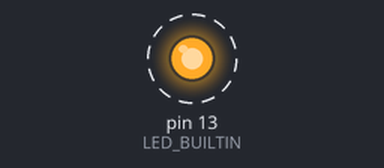
A sketch run on a simulated Arduino Uno, built with avr-gcc and run on an emulated ATmega328P. Parts: output pins drawn as LEDs (lit = HIGH). Dashed ring = blinking. What the sketch prints to the serial monitor is not drawn.

Above: at 0.5 s.
Timing chart, 0 to 4.6 s (numbered marks = the images above):
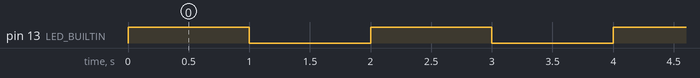

Measured:
- by itself, pin 13 (LED_BUILTIN): alternates HIGH for 1.0 s and LOW for 1.0 s

The sketch:

test_arduino_serial.ino
```cpp
int i = 0;

void setup() {
  // initialize digital pin LED_BUILTIN as an output.
  pinMode(LED_BUILTIN, OUTPUT);
  Serial.begin(9600);
  Serial.println("Begin");
}

void loop() {
  digitalWrite(LED_BUILTIN, HIGH);
  Serial.println(i++);
  delay(1000);
  digitalWrite(LED_BUILTIN, LOW);
  Serial.println(i++);
  delay(1000);
}
```
